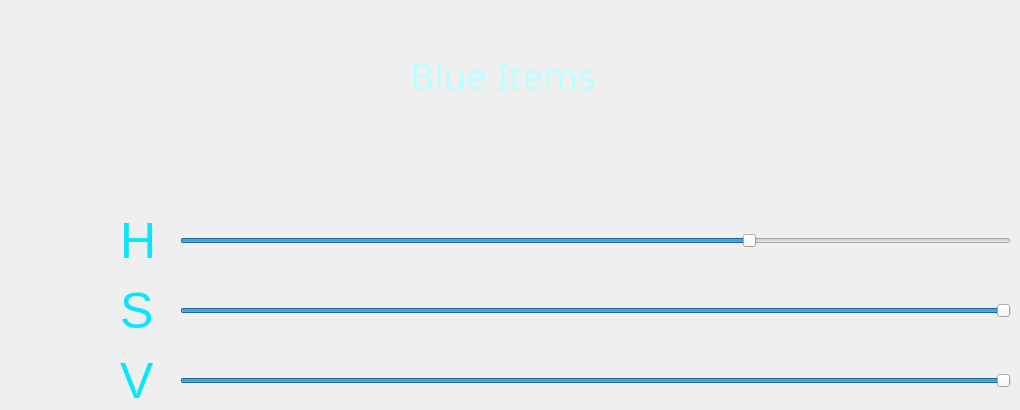
        <widget class="QWidget" name="Blue_up_Page">
         <widget class="QSlider" name="Blue_up_V">
          <property name="geometry">
           <rect>
            <x>180</x>
            <y>360</y>
            <width>831</width>
            <height>41</height>
           </rect>
          </property>
          <property name="maximum">
           <number>255</number>
          </property>
          <property name="value">
           <number>255</number>
          </property>
          <property name="orientation">
           <enum>Qt::Horizontal</enum>
          </property>
         </widget>
         <widget class="QSlider" name="Blue_up_S">
          <property name="geometry">
           <rect>
            <x>180</x>
            <y>290</y>
            <width>831</width>
            <height>41</height>
           </rect>
          </property>
          <property name="maximum">
           <number>255</number>
          </property>
          <property name="value">
           <number>255</number>
          </property>
          <property name="orientation">
           <enum>Qt::Horizontal</enum>
          </property>
         </widget>
         <widget class="QSlider" name="Blue_up_H">
          <property name="geometry">
           <rect>
            <x>180</x>
            <y>220</y>
            <width>831</width>
            <height>41</height>
           </rect>
          </property>
          <property name="maximum">
           <number>180</number>
          </property>
          <property name="value">
           <number>124</number>
          </property>
          <property name="orientation">
           <enum>Qt::Horizontal</enum>
          </property>
         </widget>
         <widget class="QLabel" name="label_11">
          <property name="geometry">
           <rect>
            <x>120</x>
            <y>290</y>
            <width>61</width>
            <height>41</height>
           </rect>
          </property>
          <property name="styleSheet">
           <string notr="true">color: rgb(6, 231, 255);
font-size:50px;</string>
          </property>
          <property name="text">
           <string>S</string>
          </property>
         </widget>
         <widget class="QLabel" name="label_8">
          <property name="geometry">
           <rect>
            <x>120</x>
            <y>220</y>
            <width>61</width>
            <height>41</height>
           </rect>
          </property>
          <property name="styleSheet">
           <string notr="true">color: rgb(6, 231, 255);
font-size:50px;</string>
          </property>
          <property name="text">
           <string>H</string>
          </property>
         </widget>
         <widget class="QLabel" name="label_13">
          <property name="geometry">
           <rect>
            <x>350</x>
            <y>100</y>
            <width>381</width>
            <height>71</height>
           </rect>
          </property>
          <property name="text">
           <string>&lt;html&gt;&lt;head/&gt;&lt;body&gt;&lt;p&gt;&lt;br/&gt;&lt;/p&gt;&lt;/body&gt;&lt;/html&gt;</string>
          </property>
         </widget>
         <widget class="QLabel" name="label_10">
          <property name="geometry">
           <rect>
            <x>410</x>
            <y>10</y>
            <width>221</width>
            <height>131</height>
           </rect>
          </property>
          <property name="sizePolicy">
           <sizepolicy hsizetype="Fixed" vsizetype="Preferred">
            <horstretch>0</horstretch>
            <verstretch>0</verstretch>
           </sizepolicy>
          </property>
          <property name="minimumSize">
           <size>
            <width>20</width>
            <height>20</height>
           </size>
          </property>
          <property name="baseSize">
           <size>
            <width>0</width>
            <height>0</height>
           </size>
          </property>
          <property name="font">
           <font>
            <family>华文隶书</family>
            <pointsize>28</pointsize>
           </font>
          </property>
          <property name="mouseTracking">
           <bool>true</bool>
          </property>
          <property name="tabletTracking">
           <bool>false</bool>
          </property>
          <property name="toolTipDuration">
           <number>0</number>
          </property>
          <property name="whatsThis">
           <string>&lt;html&gt;&lt;head/&gt;&lt;body&gt;&lt;p&gt;智能防疫系统 Demo&lt;/p&gt;&lt;/body&gt;&lt;/html&gt;</string>
          </property>
          <property name="text">
           <string>&lt;html&gt;&lt;head/&gt;&lt;body&gt;&lt;p&gt;&lt;span style=&quot; color:#bdfeff;&quot;&gt;Blue Items&lt;/span&gt;&lt;/p&gt;&lt;/body&gt;&lt;/html&gt;</string>
          </property>
          <property name="indent">
           <number>-4</number>
          </property>
         </widget>
         <widget class="QLabel" name="label_12">
          <property name="geometry">
           <rect>
            <x>120</x>
            <y>360</y>
            <width>61</width>
            <height>41</height>
           </rect>
          </property>
          <property name="styleSheet">
           <string notr="true">color: rgb(6, 231, 255);
font-size:50px;</string>
          </property>
          <property name="text">
           <string>V</string>
          </property>
         </widget>
        </widget>
